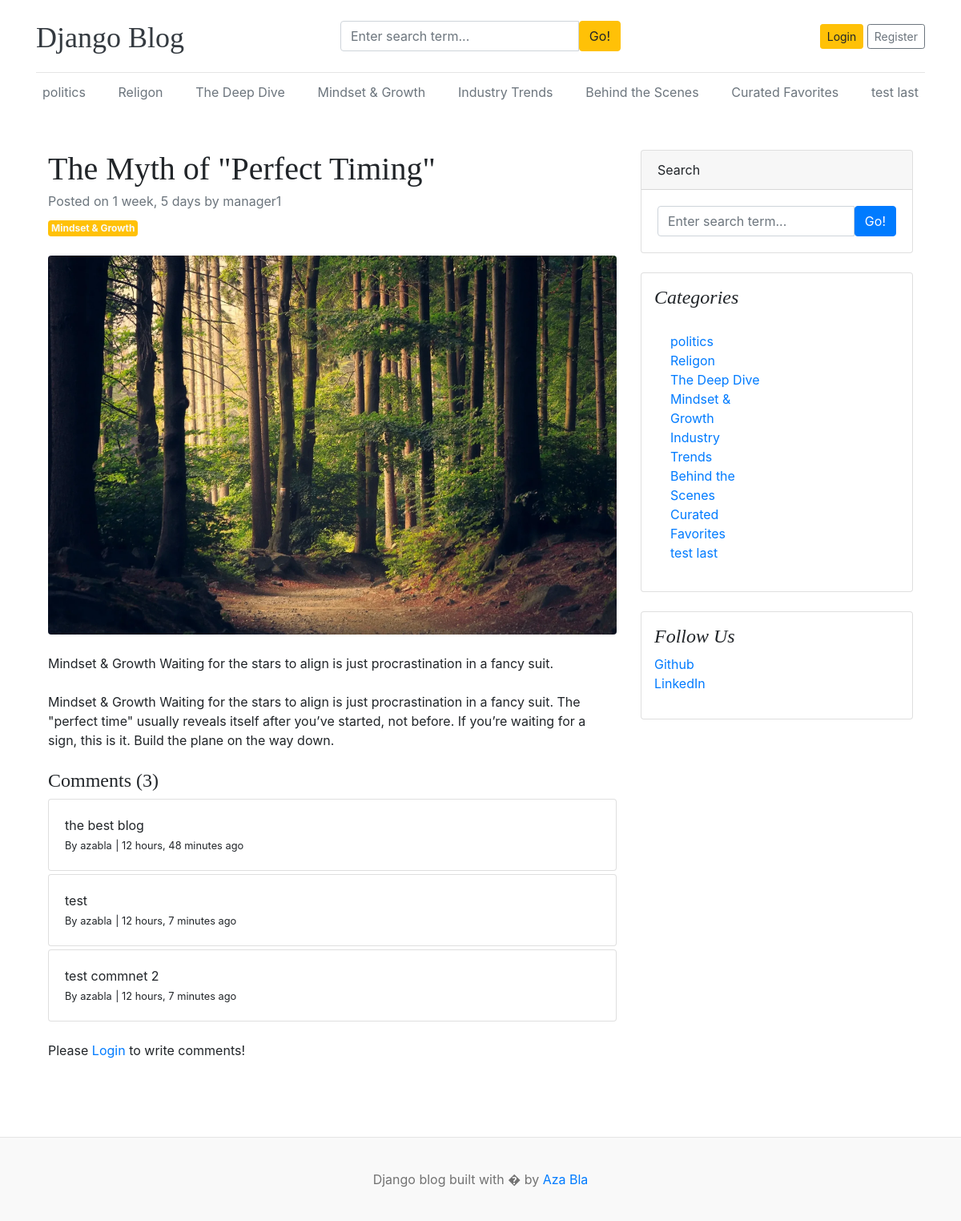
/blogs/the-myth-of-perfect-timing-3/, run on the app's committed database.
### blogs/models.py (models this page shows, shortened)
class Category(models.Model):
    category_name = models.CharField(max_length=50, unique=True)
    created_at = models.DateTimeField(auto_now_add=True)
    updated_at = models.DateField(auto_now=True)
    class Meta:
        verbose_name_plural = "categories"
    def __str__(self):
        return self.category_name

class Blog(models.Model):
    title = models.CharField(max_length=100)
    slug = models.SlugField(max_length=150, unique=True, blank=True)
    category = models.ForeignKey(Category, on_delete=models.CASCADE)
    author = models.ForeignKey(User, on_delete=models.CASCADE)
    featured_image = models.ImageField(upload_to="upload/%Y/%m/%d")
    short_description = models.TextField(max_length=500)
    blog_body = models.TextField(max_length=3000)
    status = models.CharField(max_length=20, choices=STATUS_CHOICE, default="Draft")
    is_featured = models.BooleanField(default=False)
    created_at = models.DateTimeField(auto_now_add=True)
    updated_at = models.DateTimeField(auto_now=True)

class Comment(models.Model):
    user = models.ForeignKey(User, on_delete=models.CASCADE)
    blog = models.ForeignKey(Blog, on_delete=models.CASCADE)
    comment = models.CharField(max_length=250)
    created_at = models.DateTimeField(auto_now_add=True)
    updated_at = models.DateTimeField(auto_now=True)
    def __str__(self):
        return self.comment

class SocialLink(models.Model):
    platform_name = models.CharField(max_length=25)
    link = models.URLField(max_length=200)
    created_at = models.DateTimeField(auto_now_add=True)
    updated_at = models.DateTimeField(auto_now=True)

### blogs/views.py (the view, shortened to what this page needs)
# urls.py: path("blogs/<slug:slug>/", BlogsView.blogs, name="blogs"),
def blogs(request, slug):
    single_blog = get_object_or_404(Blog, slug=slug)
    comments = Comment.objects.filter(blog=single_blog)
    comment_count = comments.count()
    context = {
        "single_blog": single_blog,
        "comments": comments,
        "comment_count": comment_count,
    }
    return render(request, "blog.html", context)

### blogs/context_processors.py (called while the page is built)
def get_categories(request):
    categories = Category.objects.all()
    return dict(categories=categories)

def get_social_links(request):
    social_links = SocialLink.objects.all()
    return dict(social_links=social_links)

### templates/blog.html (shortened to what this page needs)
{% extends "base.html" %}
{% block content %}
<div class="container mt-5">
    <div class="row">
        <div class="col-lg-8">
            <article>
                <header class="mb-4">
                    <h1 class="fw-bolder mb-1">{{single_blog.title}}</h1>
                    <div class="text-muted fst-italic mb-2">Posted on {{single_blog.created_at | timesince}} by {{single_blog.author}}</div>
                    <a class="badge bg-warning text-decoration-none text-light p-1" href="#!">{{single_blog.category}}</a>
                </header>
                <figure class="mb-4"><img class="img-fluid rounded" src="{{single_blog.featured_image.url}}" alt="..." /></figure>
                <section class="mb-5">
                    <p class="fs-5 mb-4">{{single_blog.short_description}}</p>
                    <p class="fs-5 mb-4">{{single_blog.blog_body}}</p>
                    <h4>Comments ({{comment_count}})</h4>
                    {% if comments %}
                    {% for comment in comments %}
                    <div class="card mt-1">
                        <div class="card-body">
                            <p class="card-text mb-0">{{comment}}</p>
                            <span>
                                <small>By {{comment.user}}</small>
                                <small>| {{comment.created_at | timesince}} ago</small>
                            </span>
                        </div>
                    </div>
                    {% endfor %}
                    {% else %}
                    No Comments Yes!
                    {% endif %}
                    <br>
                    {% if user.is_authenticated %}
                    <div class="form-group">
                        <form action="" method="POST">
                            {% csrf_token %}
                            <div class="form-group">
                                <textarea name="comment" id="" class="form-control" placeholder="Write your comment"></textarea>
                                <input type="submit" value="submit" class="btn btn-warning mt-2">
                            </div>
                        </form>
                    </div>
                    {% else %}
                    <p>Please <span><a href="{% url "login" %}">Login</a></span> to write comments!</p>
                    {% endif %}
                </section>
            </article>
        </div>
        <div class="col-lg-4">
            <div class="card mb-4">
                <div class="card-header">Search</div>
                <div class="card-body">
                    <div class="input-group">
                        <input class="form-control" type="text" placeholder="Enter search term..." aria-label="Enter search term..." aria-describedby="button-search" />
                        <button class="btn btn-primary" id="button-search" type="button">Go!</button>
                    </div>
                </div>
            </div>
            <div class="card mb-4 p-3">
                <h4 class="font-italic">Categories</h4>
                <div class="card-body">
                    <div class="row">
                        <div class="col-sm-6">
                            <ul class="list-unstyled mb-0">
                                {% for cat in categories %}
                                <li><a href="{% url 'post_by_category' cat.id %}">{{cat}}</a></li>
                                {% endfor %}
                            </ul>
                        </div>
                    </div>
                </div>
            </div>
            {% if social_links %}
                <div class="card mb-4 p-3">
                <h4 class="font-italic">Follow Us</h4>
                <ol class="list-unstyled">
                    {% for link in social_links %}
                    <li><a href="{{link.link}}" target="_blank">{{link.platform_name}}</a></li>
                    {% endfor %}
                </ol>
                </div>
            {% endif %}
        </div>
    </div>
</div>
{% endblock content %}

### templates/base.html (shortened to what this page needs)
{% load static %}
<!DOCTYPE html>
<html lang="en">
<head>
    <link href="https://getbootstrap.com/docs/4.0/dist/css/bootstrap.min.css" rel="stylesheet">
    <link href="{% static 'css/blog.css' %}" rel="stylesheet">
    <link rel="stylesheet" href="https://cdnjs.cloudflare.com/ajax/libs/font-awesome/4.7.0/css/font-awesome.min.css">
  </head>
<body>
    <div class="container">
      <header class="blog-header py-3">
        <div class="row flex-nowrap justify-content-between align-items-center">
          <div class="col-4 pt-1">
            <a class="blog-header-logo text-dark" href="/">Django Blog</a>
          </div>
          <div class="col-4">
            <form action="{% url "search" %}" method="GET">
              <div class="input-group">
                <input class="form-control" name="keyword" type="text" value="{{keyword}}" placeholder="Enter search term..." aria-label="Enter search term..." aria-describedby="button-search" />
                <button type="submit" class="btn btn-warning" id="button-search" type="button">Go!</button>
            </div>
            </form>
          </div>
          <div class="col-4 d-flex justify-content-end align-items-center">
            {% if not user.is_authenticated %}
            <a class="btn btn-sm btn-warning" href="{% url 'login' %}">Login</a> &nbsp;
            <a class="btn btn-sm btn-outline-secondary" href="{% url "register" %}">Register</a>
            {% else %}
            <span><a href="{% url "dashboard" %}">Dashboard</a></span>
            &emsp;
            <span><a href="{% url 'logout' %}">Logout</a></span>
            {% endif %}
          </div>
        </div>
      </header>
      <div class="nav-scroller py-1 mb-2">
        <nav class="nav d-flex justify-content-between">
          {% for cat in categories%}
          <a class="p-2 text-muted" href= " {% url "post_by_category" cat.id %} ">{{cat.category_name}}</a>
          {% endfor %}
        </nav>
      </div>
      {% block content %}
      {% endblock  %}
    </div>
<footer class="blog-footer mt-5">
  <p>Django blog built with � by <a href="#">Aza Bla</a></p>
</footer>
</body>
</html>

### blog_main/static/css/blog.css (style rules this page uses)
.blog-header { border-bottom: 1px solid #e5e5e5; }
.blog-header-logo { font-family: "Playfair Display", Georgia, "Times New Roman", serif; font-size: 2.25rem; }
h1, h2, h3, h4, h5, h6 { font-family: "Playfair Display", Georgia, "Times New Roman", serif; }
.blog-footer { padding: 2.5rem 0; color: #727272; text-align: center; background-color: #f9f9f9; border-top: .05rem solid #e5e5e5; }
.blog-footer p:last-child { margin-bottom: 0; }

### data on the page
Category: category_name "politics"
Category: category_name "Religon"
Category: category_name "The Deep Dive"
Category: category_name "Mindset & Growth"
Category: category_name "Industry Trends"
Category: category_name "Behind the Scenes"
Category: category_name "Curated Favorites"
Category: category_name "test last"
Blog: title "The Myth of \"Perfect Timing\"", created_at "1 week, 5 days", author "manager1", category "Mindset & Growth", featured_image (picture), short_description "Mindset & Growth Waiting for the stars to align is just procrastination in a fancy suit.", blog_body "Mindset & Growth Waiting for the stars to align is just procrastination in a fancy suit. The \"perfect time\" usually reveals itself after you’ve started, not before. If you’re waiting for a sign, this is it. Build the plane on the way down."
Comment: comment "the best blog", user "azabla", created_at "12 hours, 48 minutes"
Comment: comment "test", user "azabla", created_at "12 hours, 7 minutes"
Comment: comment "test commnet 2", user "azabla", created_at "12 hours, 7 minutes"
SocialLink: platform_name "Github"
SocialLink: platform_name "LinkedIn"

### other printed values
{{ comment_count }} "3"
